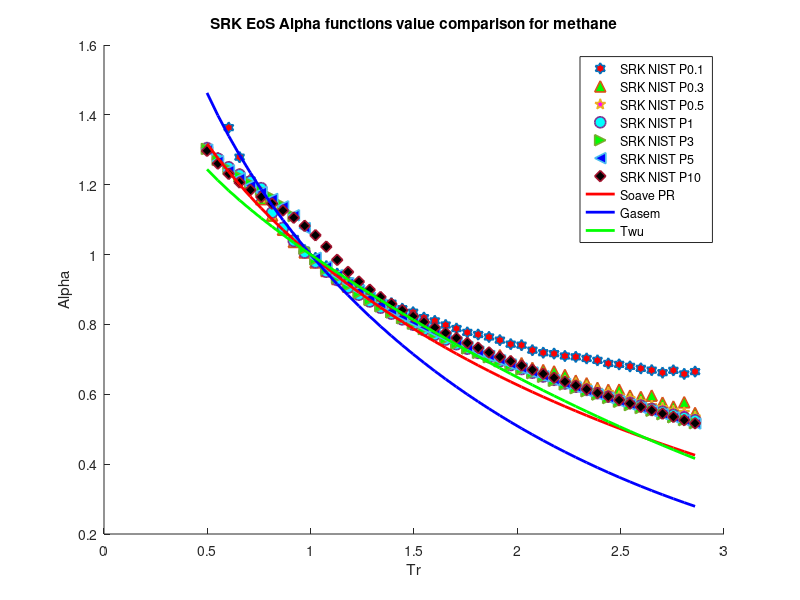

Here is the MATLAB script that generated this plot:
clear 
clc
load methane_rho_different_pressure_data.mat
%PR Decane
P = [0.1E6,0.3E6,0.5E6,1E6,3E6,5E6,10E6]; %pa
omega = 0.0115; %Acentric factor
Tc = 190.56; %K
Pc = 4599200; %Pa
R = 8.31446 %J/K*mol
b = 0.08664*(R*Tc/Pc);
a = 0.42747*(((R^2)*(Tc^2))/Pc);
T = 95; %k
M = 16.04/1000; %kg/mol
S1 = 0.48508+1.55171*omega-0.15613*omega^2;
for i = 1:1:46
   Tr=T/Tc;
   Tr_list(i)=Tr;
   for j = 1:1:7
       Vm(i,j) = M/rho(i,j);
   end
   alpha_0(i) = (Tr)^(-0.171813)*exp(0.125283*(1-(Tr)^(1.77634)));
   alpha_1(i) = (Tr)^(-0.607352)*exp(0.511614*(1-(Tr)^(2.20517)));
   alpha_SRK_01(i) = ((R*T)/(Vm(i,1)-b)-P(1))*((Vm(i,1)^2+b*Vm(i,1))/a);
   alpha_SRK_03(i) = ((R*T)/(Vm(i,2)-b)-P(2))*((Vm(i,2)^2+b*Vm(i,2))/a);
   alpha_SRK_05(i) = ((R*T)/(Vm(i,3)-b)-P(3))*((Vm(i,3)^2+b*Vm(i,3))/a);
   alpha_SRK_1(i) = ((R*T)/(Vm(i,4)-b)-P(4))*((Vm(i,4)^2+b*Vm(i,4))/a);
   alpha_SRK_3(i) = ((R*T)/(Vm(i,5)-b)-P(5))*((Vm(i,5)^2+b*Vm(i,5))/a);
   alpha_SRK_5(i) = ((R*T)/(Vm(i,6)-b)-P(6))*((Vm(i,6)^2+b*Vm(i,6))/a);
   alpha_SRK_10(i) = ((R*T)/(Vm(i,7)-b)-P(7))*((Vm(i,7)^2+b*Vm(i,7))/a);
   alpha_soave_SRK(i) =(1+S1*(1-sqrt(Tr)))^2;
   alpha_Gasem(i) = exp((2.019+0.811*Tr)*(1-(Tr)^0.2453));
   alpha_twu(i) = alpha_0(i)+omega*(alpha_1(i)-alpha_0(i));
   Temp(i)=T;
   T = T+10;
end
hold on
plot(Tr_list,alpha_SRK_01,'h','MarkerSize',8,'MarkerFaceColor','r','LineWidth',1.2)
plot(Tr_list,alpha_SRK_03,'^','MarkerSize',8,'MarkerFaceColor','g','LineWidth',1.2)
plot(Tr_list,alpha_SRK_05,'p','MarkerSize',8,'MarkerFaceColor','m','LineWidth',1.2)
plot(Tr_list,alpha_SRK_1,'o','MarkerSize',8,'MarkerFaceColor','c','LineWidth',1.2)
plot(Tr_list,alpha_SRK_3,'>','MarkerSize',8,'MarkerFaceColor','g','LineWidth',1.2)
plot(Tr_list,alpha_SRK_5,'<','MarkerSize',8,'MarkerFaceColor','b','LineWidth',1.2)
plot(Tr_list,alpha_SRK_10,'d','MarkerSize',8,'MarkerFaceColor','k','LineWidth',1.2)
plot(Tr_list,alpha_soave_SRK,'r','LineWidth',2)
plot(Tr_list,alpha_Gasem,'b','LineWidth',2)
plot(Tr_list,alpha_twu,'g','LineWidth',2)
hold off
legend('SRK NIST P0.1','SRK NIST P0.3','SRK NIST P0.5','SRK NIST P1','SRK NIST P3','SRK NIST P5','SRK NIST P10','Soave PR','Gasem','Twu')
xlabel('Tr')
ylabel('Alpha')
title('SRK EoS Alpha functions value comparison for methane')
